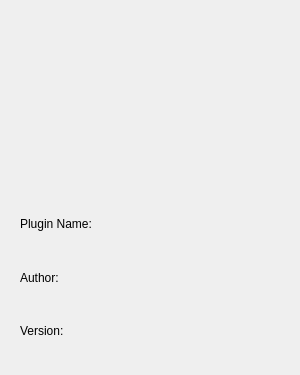
<?xml version="1.0" encoding="UTF-8"?>
<ui version="4.0">
 <class>about_window</class>
 <widget class="QDialog" name="about_window">
  <property name="geometry">
   <rect>
    <x>0</x>
    <y>0</y>
    <width>300</width>
    <height>375</height>
   </rect>
  </property>
  <property name="windowTitle">
   <string>About Forge</string>
  </property>
  <layout class="QVBoxLayout" name="verticalLayout">
   <item>
    <widget class="QLabel" name="image_label">
     <property name="text">
      <string/>
     </property>
     <property name="alignment">
      <set>Qt::AlignCenter</set>
     </property>
    </widget>
   </item>
   <item>
    <widget class="QWidget" name="grid_widget" native="true">
     <layout class="QGridLayout" name="gridLayout">
      <property name="sizeConstraint">
       <enum>QLayout::SetDefaultConstraint</enum>
      </property>
      <item row="0" column="0">
       <widget class="QLabel" name="plugin_label">
        <property name="text">
         <string>Plugin Name:</string>
        </property>
       </widget>
      </item>
      <item row="0" column="1">
       <widget class="QLabel" name="plugin_name">
        <property name="text">
         <string/>
        </property>
       </widget>
      </item>
      <item row="1" column="0">
       <widget class="QLabel" name="author_label">
        <property name="text">
         <string>Author:</string>
        </property>
       </widget>
      </item>
      <item row="1" column="1">
       <widget class="QLabel" name="author_name">
        <property name="text">
         <string/>
        </property>
       </widget>
      </item>
      <item row="2" column="0">
       <widget class="QLabel" name="version_label">
        <property name="text">
         <string>Version:</string>
        </property>
       </widget>
      </item>
      <item row="2" column="1">
       <widget class="QLabel" name="version_num">
        <property name="text">
         <string/>
        </property>
      </widget>
      </item>
     </layout>
    </widget>
   </item>
  </layout>
 </widget>
 <resources/>
 <connections/>
</ui>
